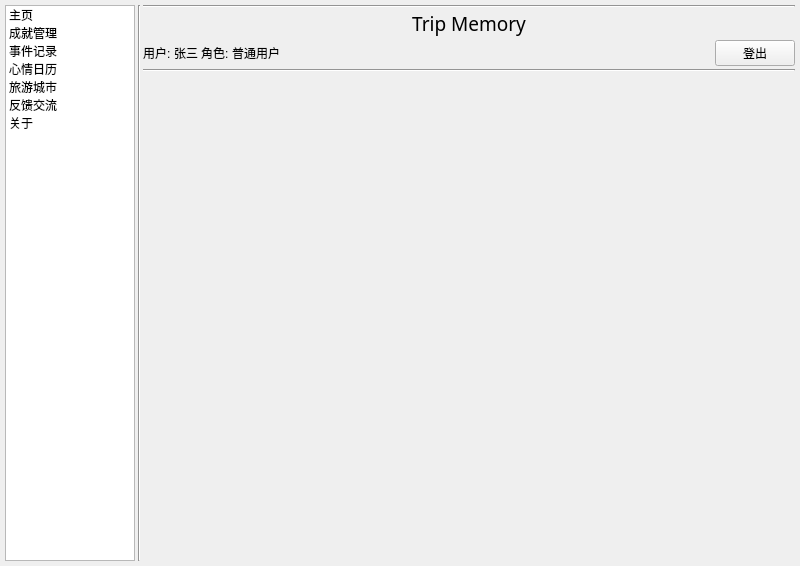
<?xml version="1.0" encoding="UTF-8"?>
<ui version="4.0">
 <class>MainWindow</class>
 <widget class="QMainWindow" name="MainWindow">
  <property name="geometry">
   <rect>
    <x>0</x>
    <y>0</y>
    <width>800</width>
    <height>566</height>
   </rect>
  </property>
  <property name="windowTitle">
   <string>MainWindow</string>
  </property>
  <widget class="QWidget" name="centralwidget">
   <layout class="QGridLayout" name="gridLayout">
    <property name="leftMargin">
     <number>5</number>
    </property>
    <property name="topMargin">
     <number>5</number>
    </property>
    <property name="rightMargin">
     <number>5</number>
    </property>
    <property name="bottomMargin">
     <number>5</number>
    </property>
    <property name="spacing">
     <number>3</number>
    </property>
    <item row="0" column="0">
     <layout class="QHBoxLayout" name="horizontalLayout_2" stretch="1,0,5">
      <item>
       <widget class="QListWidget" name="listWidget">
        <property name="maximumSize">
         <size>
          <width>200</width>
          <height>16777215</height>
         </size>
        </property>
        <item>
         <property name="text">
          <string>主页</string>
         </property>
        </item>
        <item>
         <property name="text">
          <string>成就管理</string>
         </property>
        </item>
        <item>
         <property name="text">
          <string>事件记录</string>
         </property>
        </item>
        <item>
         <property name="text">
          <string>心情日历</string>
         </property>
        </item>
        <item>
         <property name="text">
          <string>旅游城市</string>
         </property>
        </item>
        <item>
         <property name="text">
          <string>反馈交流</string>
         </property>
        </item>
        <item>
         <property name="text">
          <string>关于</string>
         </property>
        </item>
       </widget>
      </item>
      <item>
       <widget class="Line" name="line">
        <property name="maximumSize">
         <size>
          <width>2</width>
          <height>16777215</height>
         </size>
        </property>
        <property name="styleSheet">
         <string notr="true">background-color: rgb(222, 222, 222);</string>
        </property>
        <property name="orientation">
         <enum>Qt::Vertical</enum>
        </property>
       </widget>
      </item>
      <item>
       <layout class="QVBoxLayout" name="verticalLayout_2">
        <item>
         <layout class="QVBoxLayout" name="verticalLayout">
          <item>
           <widget class="Line" name="line_3">
            <property name="maximumSize">
             <size>
              <width>16777215</width>
              <height>2</height>
             </size>
            </property>
            <property name="styleSheet">
             <string notr="true">background-color: rgb(222, 222, 222);</string>
            </property>
            <property name="orientation">
             <enum>Qt::Horizontal</enum>
            </property>
           </widget>
          </item>
          <item>
           <widget class="QLabel" name="label">
            <property name="font">
             <font>
              <family>13 宋体</family>
              <pointsize>14</pointsize>
              <italic>false</italic>
              <bold>false</bold>
             </font>
            </property>
            <property name="cursor">
             <cursorShape>UpArrowCursor</cursorShape>
            </property>
            <property name="styleSheet">
             <string notr="true">font: 14pt bold &quot;宋体&quot;;</string>
            </property>
            <property name="text">
             <string>Trip Memory</string>
            </property>
            <property name="alignment">
             <set>Qt::AlignCenter</set>
            </property>
           </widget>
          </item>
          <item>
           <layout class="QHBoxLayout" name="horizontalLayout">
            <item>
             <widget class="QLabel" name="label_2">
              <property name="styleSheet">
               <string notr="true">font: 12pt &quot;宋体&quot;;</string>
              </property>
              <property name="text">
               <string>用户:</string>
              </property>
             </widget>
            </item>
            <item>
             <widget class="QLabel" name="current_username_label">
              <property name="styleSheet">
               <string notr="true">font: 12pt &quot;宋体&quot;;</string>
              </property>
              <property name="text">
               <string>张三</string>
              </property>
             </widget>
            </item>
            <item>
             <widget class="QLabel" name="label_4">
              <property name="styleSheet">
               <string notr="true">font: 12pt &quot;宋体&quot;;</string>
              </property>
              <property name="text">
               <string>角色:</string>
              </property>
             </widget>
            </item>
            <item>
             <widget class="QLabel" name="current_role_label">
              <property name="styleSheet">
               <string notr="true">font: 12pt &quot;宋体&quot;;</string>
              </property>
              <property name="text">
               <string>普通用户</string>
              </property>
             </widget>
            </item>
            <item>
             <spacer name="horizontalSpacer">
              <property name="orientation">
               <enum>Qt::Horizontal</enum>
              </property>
              <property name="sizeHint" stdset="0">
               <size>
                <width>40</width>
                <height>20</height>
               </size>
              </property>
             </spacer>
            </item>
            <item>
             <widget class="QPushButton" name="pushButton">
              <property name="styleSheet">
               <string notr="true">font: 12pt &quot;宋体&quot;;</string>
              </property>
              <property name="text">
               <string>登出</string>
              </property>
             </widget>
            </item>
           </layout>
          </item>
         </layout>
        </item>
        <item>
         <widget class="Line" name="line_2">
          <property name="maximumSize">
           <size>
            <width>16777215</width>
            <height>2</height>
           </size>
          </property>
          <property name="styleSheet">
           <string notr="true">background-color: rgb(222, 222, 222);</string>
          </property>
          <property name="orientation">
           <enum>Qt::Horizontal</enum>
          </property>
         </widget>
        </item>
        <item>
         <widget class="QStackedWidget" name="stackedWidget">
          <widget class="QWidget" name="page"/>
          <widget class="QWidget" name="page_2"/>
         </widget>
        </item>
       </layout>
      </item>
     </layout>
    </item>
   </layout>
  </widget>
  <widget class="QMenuBar" name="menubar">
   <property name="geometry">
    <rect>
     <x>0</x>
     <y>0</y>
     <width>800</width>
     <height>22</height>
    </rect>
   </property>
  </widget>
 </widget>
 <resources/>
 <connections/>
</ui>
